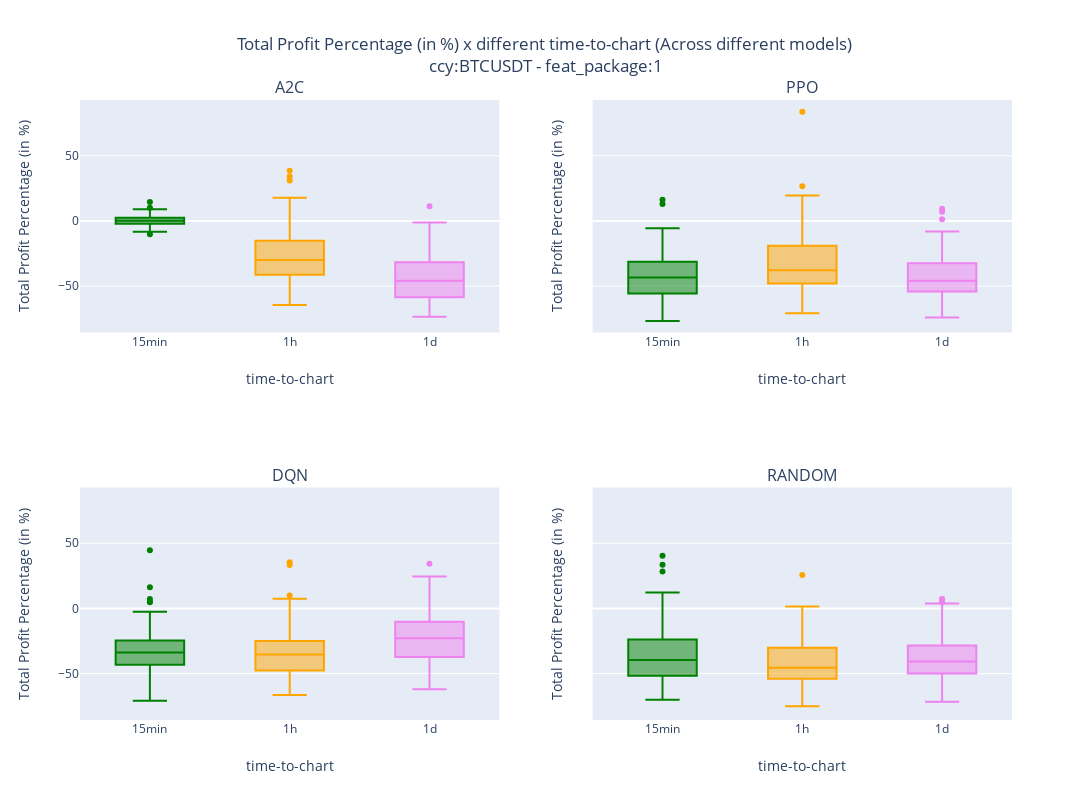

Notebook code cell kept with this figure:
### Markdown cell above
#### Plot the results

### Code cell
fig_output = get_boxplot_total_profit_diff_time_to_chart(df_sim_results, list_feat[0])
